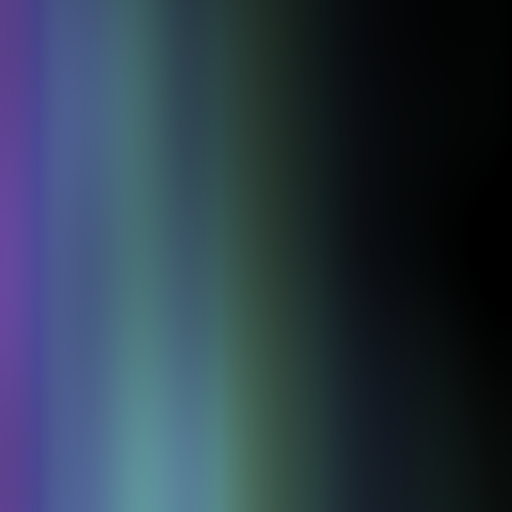
Frame 1 (no input)
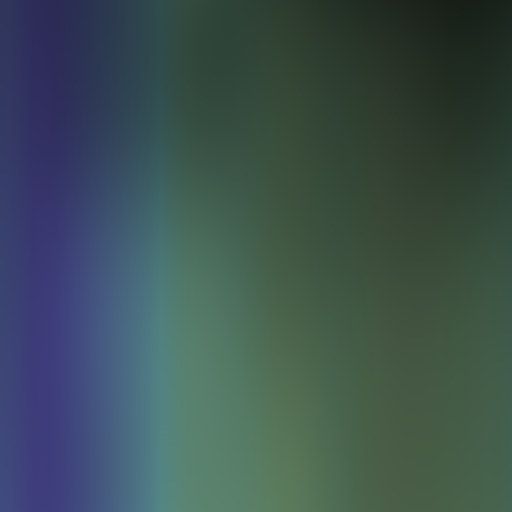
Frame 60 (the mouse pressed at the canvas centre just before this capture)
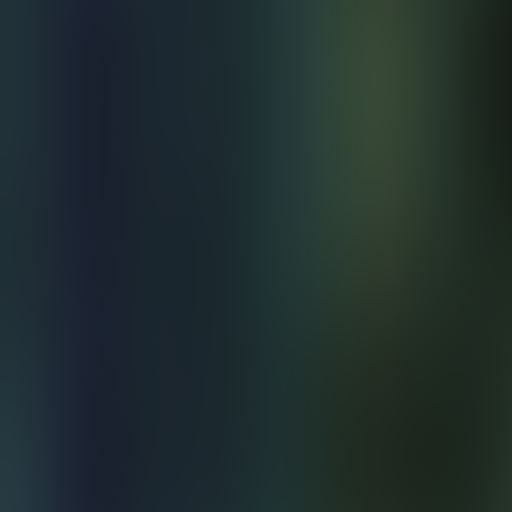
Frame 120 (the mouse held since frame 60 and released just before this capture)

The Processing sketch that drew these frames (run headless with seeded random() and noise(); from frame 60 on, the mouse is pressed at the canvas centre):

// Processing sketch: Ex_I_09_Perlin_2D_animated
// ── Ex_I_09_Perlin_2D_animated.pde
int pixelWidth, pixelHeight;
float zOff = 0.0;

void setup() {
	size(512, 512);
	pixelDensity(displayDensity());
	colorMode(HSB);

	frameRate(120);

	pixelWidth = width * displayDensity();
	pixelHeight = height * displayDensity();
}

void draw() {
	loadPixels();

	float xOff = 0;
	for (int x = 0; x < pixelWidth; ++x) {
		float yOff  = 0;
		for (int y = 0; y < pixelHeight; ++y) {
			float hueSat = map(  noise(x * 0.0026 + 0.0,  y * 0.00 + 0.0, zOff)  , 0, 1, 0, 255);
			float lum = map(  noise(x * 0.0013 + 0.0,  y * 0.0006 + 0.2, zOff)  , 0, 1, -142, 275);
			pixels[x+y*pixelHeight] = color(hueSat*1.2, hueSat*0.9, lum);
		}
	}

	updatePixels();

	zOff += 0.01;
}
